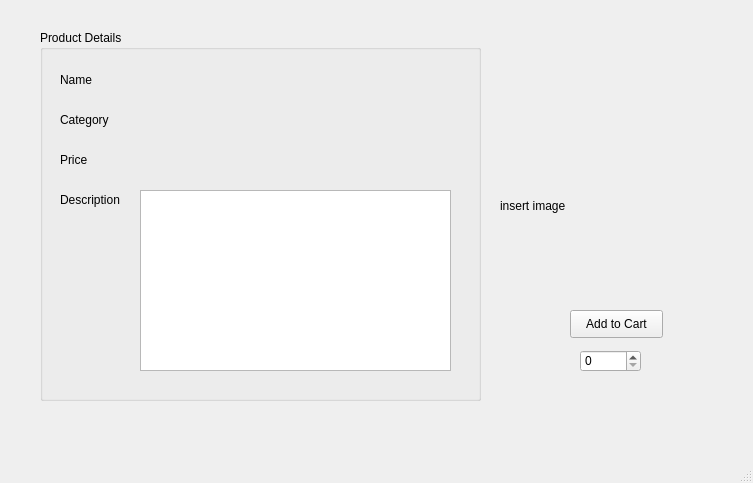
<?xml version="1.0" encoding="UTF-8"?>
<ui version="4.0">
 <class>MainWindow</class>
 <widget class="QMainWindow" name="MainWindow">
  <property name="geometry">
   <rect>
    <x>0</x>
    <y>0</y>
    <width>753</width>
    <height>483</height>
   </rect>
  </property>
  <property name="windowTitle">
   <string>MainWindow</string>
  </property>
  <widget class="QWidget" name="centralwidget">
   <widget class="QGroupBox" name="groupBox_productDetails">
    <property name="geometry">
     <rect>
      <x>40</x>
      <y>30</y>
      <width>441</width>
      <height>371</height>
     </rect>
    </property>
    <property name="title">
     <string>Product Details</string>
    </property>
    <widget class="QLabel" name="label_2">
     <property name="geometry">
      <rect>
       <x>20</x>
       <y>40</y>
       <width>55</width>
       <height>20</height>
      </rect>
     </property>
     <property name="text">
      <string>Name</string>
     </property>
    </widget>
    <widget class="QLabel" name="label_3">
     <property name="geometry">
      <rect>
       <x>20</x>
       <y>80</y>
       <width>55</width>
       <height>20</height>
      </rect>
     </property>
     <property name="text">
      <string>Category</string>
     </property>
    </widget>
    <widget class="QLabel" name="label_category">
     <property name="geometry">
      <rect>
       <x>100</x>
       <y>80</y>
       <width>301</width>
       <height>20</height>
      </rect>
     </property>
     <property name="text">
      <string/>
     </property>
    </widget>
    <widget class="QLabel" name="label_productName">
     <property name="geometry">
      <rect>
       <x>100</x>
       <y>40</y>
       <width>301</width>
       <height>20</height>
      </rect>
     </property>
     <property name="text">
      <string/>
     </property>
    </widget>
    <widget class="QLabel" name="label_11">
     <property name="geometry">
      <rect>
       <x>20</x>
       <y>120</y>
       <width>55</width>
       <height>20</height>
      </rect>
     </property>
     <property name="text">
      <string>Price</string>
     </property>
    </widget>
    <widget class="QLabel" name="label_price">
     <property name="geometry">
      <rect>
       <x>100</x>
       <y>120</y>
       <width>301</width>
       <height>20</height>
      </rect>
     </property>
     <property name="text">
      <string/>
     </property>
    </widget>
    <widget class="QLabel" name="label_13">
     <property name="geometry">
      <rect>
       <x>20</x>
       <y>160</y>
       <width>71</width>
       <height>20</height>
      </rect>
     </property>
     <property name="text">
      <string>Description</string>
     </property>
    </widget>
    <widget class="QTextBrowser" name="textBrowser_description">
     <property name="geometry">
      <rect>
       <x>100</x>
       <y>160</y>
       <width>311</width>
       <height>181</height>
      </rect>
     </property>
    </widget>
   </widget>
   <widget class="QPushButton" name="pushButton_addToCart">
    <property name="geometry">
     <rect>
      <x>570</x>
      <y>310</y>
      <width>93</width>
      <height>28</height>
     </rect>
    </property>
    <property name="text">
     <string>Add to Cart</string>
    </property>
   </widget>
   <widget class="QLabel" name="label_logo">
    <property name="geometry">
     <rect>
      <x>500</x>
      <y>120</y>
      <width>161</width>
      <height>171</height>
     </rect>
    </property>
    <property name="maximumSize">
     <size>
      <width>161</width>
      <height>171</height>
     </size>
    </property>
    <property name="text">
     <string>insert image</string>
    </property>
    <property name="scaledContents">
     <bool>true</bool>
    </property>
   </widget>
   <widget class="QLabel" name="label_background">
    <property name="geometry">
     <rect>
      <x>-10</x>
      <y>-10</y>
      <width>971</width>
      <height>781</height>
     </rect>
    </property>
    <property name="maximumSize">
     <size>
      <width>16777215</width>
      <height>16777215</height>
     </size>
    </property>
    <property name="text">
     <string/>
    </property>
    <property name="pixmap">
     <pixmap>backgroundDBMS.png</pixmap>
    </property>
    <property name="scaledContents">
     <bool>true</bool>
    </property>
   </widget>
   <widget class="QLabel" name="label_logo_7">
    <property name="geometry">
     <rect>
      <x>640</x>
      <y>0</y>
      <width>111</width>
      <height>111</height>
     </rect>
    </property>
    <property name="text">
     <string/>
    </property>
    <property name="pixmap">
     <pixmap>Safatique logo (2).png</pixmap>
    </property>
    <property name="scaledContents">
     <bool>true</bool>
    </property>
   </widget>
   <widget class="QSpinBox" name="spinBox_quantity">
    <property name="geometry">
     <rect>
      <x>580</x>
      <y>350</y>
      <width>61</width>
      <height>22</height>
     </rect>
    </property>
   </widget>
   <zorder>label_background</zorder>
   <zorder>groupBox_productDetails</zorder>
   <zorder>pushButton_addToCart</zorder>
   <zorder>label_logo</zorder>
   <zorder>label_logo_7</zorder>
   <zorder>spinBox_quantity</zorder>
  </widget>
  <widget class="QMenuBar" name="menubar">
   <property name="geometry">
    <rect>
     <x>0</x>
     <y>0</y>
     <width>753</width>
     <height>26</height>
    </rect>
   </property>
  </widget>
  <widget class="QStatusBar" name="statusbar"/>
 </widget>
 <resources/>
 <connections/>
</ui>
